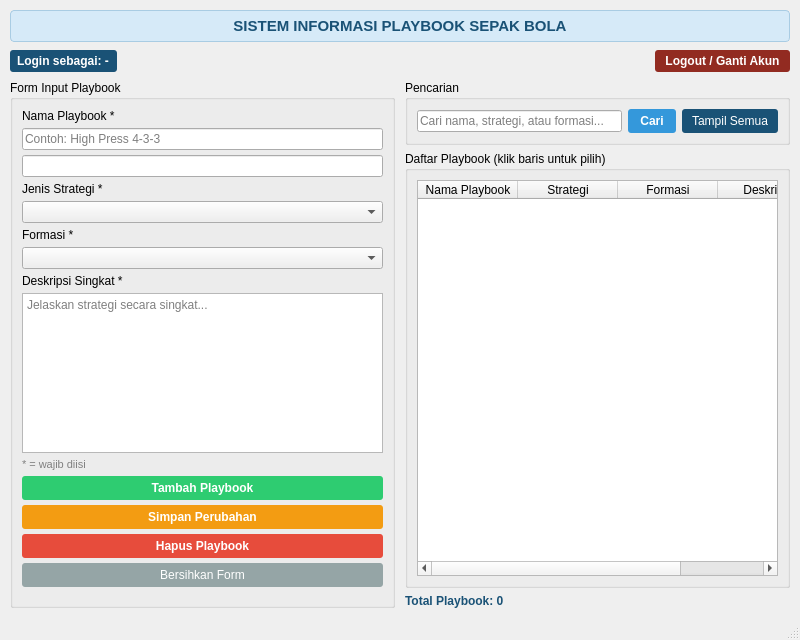
<?xml version="1.0" encoding="UTF-8"?>
<ui version="4.0">
 <class>MainWindow</class>
 <widget class="QMainWindow" name="MainWindow">
  <property name="geometry">
   <rect>
    <x>0</x>
    <y>0</y>
    <width>800</width>
    <height>640</height>
   </rect>
  </property>
  <property name="windowTitle">
   <string>Sistem Informasi Playbook Sepak Bola</string>
  </property>
  <widget class="QWidget" name="centralwidget">
   <layout class="QVBoxLayout" name="verticalLayout_main">
    <property name="spacing">
     <number>8</number>
    </property>
    <property name="leftMargin">
     <number>10</number>
    </property>
    <property name="topMargin">
     <number>10</number>
    </property>
    <property name="rightMargin">
     <number>10</number>
    </property>
    <property name="bottomMargin">
     <number>10</number>
    </property>

    <!-- JUDUL -->
    <item>
     <widget class="QLabel" name="lblJudul">
      <property name="text">
       <string>SISTEM INFORMASI PLAYBOOK SEPAK BOLA</string>
      </property>
      <property name="alignment">
       <set>Qt::AlignCenter</set>
      </property>
      <property name="styleSheet">
       <string>font-size: 15px; font-weight: bold; color: #1a5276; padding: 6px; background-color: #d6eaf8; border: 1px solid #a9cce3; border-radius: 4px;</string>
      </property>
     </widget>
    </item>

    <!-- BARIS INFO PERAN + TOMBOL LOGOUT -->
    <item>
     <layout class="QHBoxLayout" name="horizontalLayout_peran">
      <item>
       <widget class="QLabel" name="lblPeran">
        <property name="text">
         <string>Login sebagai: -</string>
        </property>
        <property name="styleSheet">
         <string>font-weight: bold; color: white; background-color: #1a5276; padding: 4px; border-radius: 3px;</string>
        </property>
       </widget>
      </item>
      <item>
       <spacer name="spacerPeran">
        <property name="orientation">
         <enum>Qt::Horizontal</enum>
        </property>
        <property name="sizeHint" stdset="0">
         <size>
          <width>40</width>
          <height>20</height>
         </size>
        </property>
       </spacer>
      </item>
      <item>
       <widget class="QPushButton" name="btnLogout">
        <property name="text">
         <string>Logout / Ganti Akun</string>
        </property>
        <property name="styleSheet">
         <string>background-color: #922b21; color: white; font-weight: bold; padding: 4px 10px; border-radius: 3px;</string>
        </property>
       </widget>
      </item>
     </layout>
    </item>

    <!-- AREA UTAMA: FORM KIRI + TABEL KANAN -->
    <item>
     <layout class="QHBoxLayout" name="horizontalLayout_main">
      <property name="spacing">
       <number>10</number>
      </property>

      <!-- ===== PANEL KIRI: FORM INPUT ===== -->
      <item>
       <widget class="QGroupBox" name="grpForm">
        <property name="title">
         <string>Form Input Playbook</string>
        </property>
        <property name="minimumWidth">
         <number>260</number>
        </property>
        <property name="maximumWidth">
         <number>280</number>
        </property>
        <layout class="QVBoxLayout" name="verticalLayout_form">
         <property name="spacing">
          <number>5</number>
         </property>

         <item>
          <widget class="QLabel" name="label_1">
           <property name="text">
            <string>Nama Playbook *</string>
           </property>
          </widget>
         </item>
         <item>
          <widget class="QLineEdit" name="txtNama">
           <property name="placeholderText">
            <string>Contoh: High Press 4-3-3</string>
           </property>
           <property name="maxLength">
            <number>60</number>
           </property>
          </widget>
         </item>

         <!-- Field tersembunyi simpan nama asli saat edit -->
         <item>
          <widget class="QLineEdit" name="txtNamaAsli">
           <property name="visible">
            <bool>false</bool>
           </property>
          </widget>
         </item>

         <item>
          <widget class="QLabel" name="label_2">
           <property name="text">
            <string>Jenis Strategi *</string>
           </property>
          </widget>
         </item>
         <item>
          <widget class="QComboBox" name="cmbStrategi"/>
         </item>

         <item>
          <widget class="QLabel" name="label_3">
           <property name="text">
            <string>Formasi *</string>
           </property>
          </widget>
         </item>
         <item>
          <widget class="QComboBox" name="cmbFormasi"/>
         </item>

         <item>
          <widget class="QLabel" name="label_4">
           <property name="text">
            <string>Deskripsi Singkat *</string>
           </property>
          </widget>
         </item>
         <item>
          <widget class="QPlainTextEdit" name="txtDeskripsi">
           <property name="placeholderText">
            <string>Jelaskan strategi secara singkat...</string>
           </property>
           <property name="minimumHeight">
            <number>80</number>
           </property>
           <property name="maximumHeight">
            <number>100</number>
           </property>
          </widget>
         </item>

         <item>
          <widget class="QLabel" name="label_5">
           <property name="text">
            <string>* = wajib diisi</string>
           </property>
           <property name="styleSheet">
            <string>color: gray; font-size: 11px;</string>
           </property>
          </widget>
         </item>

         <!-- Tombol Tambah -->
         <item>
          <widget class="QPushButton" name="btnTambah">
           <property name="text">
            <string>Tambah Playbook</string>
           </property>
           <property name="styleSheet">
            <string>background-color: #2ecc71; color: white; font-weight: bold; padding: 5px; border-radius: 3px;</string>
           </property>
          </widget>
         </item>

         <!-- Tombol Edit -->
         <item>
          <widget class="QPushButton" name="btnEdit">
           <property name="text">
            <string>Simpan Perubahan</string>
           </property>
           <property name="styleSheet">
            <string>background-color: #f39c12; color: white; font-weight: bold; padding: 5px; border-radius: 3px;</string>
           </property>
          </widget>
         </item>

         <!-- Tombol Hapus -->
         <item>
          <widget class="QPushButton" name="btnHapus">
           <property name="text">
            <string>Hapus Playbook</string>
           </property>
           <property name="styleSheet">
            <string>background-color: #e74c3c; color: white; font-weight: bold; padding: 5px; border-radius: 3px;</string>
           </property>
          </widget>
         </item>

         <!-- Tombol Bersihkan -->
         <item>
          <widget class="QPushButton" name="btnBersihkanForm">
           <property name="text">
            <string>Bersihkan Form</string>
           </property>
           <property name="styleSheet">
            <string>background-color: #95a5a6; color: white; padding: 5px; border-radius: 3px;</string>
           </property>
          </widget>
         </item>

         <item>
          <spacer name="verticalSpacer">
           <property name="orientation">
            <enum>Qt::Vertical</enum>
           </property>
           <property name="sizeHint" stdset="0">
            <size>
             <width>20</width>
             <height>40</height>
            </size>
           </property>
          </spacer>
         </item>

        </layout>
       </widget>
      </item>

      <!-- ===== PANEL KANAN: TABEL + PENCARIAN ===== -->
      <item>
       <layout class="QVBoxLayout" name="verticalLayout_right">
        <property name="spacing">
         <number>6</number>
        </property>

        <!-- Pencarian -->
        <item>
         <widget class="QGroupBox" name="grpCari">
          <property name="title">
           <string>Pencarian</string>
          </property>
          <layout class="QHBoxLayout" name="horizontalLayout_cari">
           <item>
            <widget class="QLineEdit" name="txtCari">
             <property name="placeholderText">
              <string>Cari nama, strategi, atau formasi...</string>
             </property>
            </widget>
           </item>
           <item>
            <widget class="QPushButton" name="btnCari">
             <property name="text">
              <string>Cari</string>
             </property>
             <property name="styleSheet">
              <string>background-color: #3498db; color: white; font-weight: bold; padding: 5px 12px; border-radius: 3px;</string>
             </property>
            </widget>
           </item>
           <item>
            <widget class="QPushButton" name="btnTampilSemua">
             <property name="text">
              <string>Tampil Semua</string>
             </property>
             <property name="styleSheet">
              <string>background-color: #1a5276; color: white; padding: 5px 10px; border-radius: 3px;</string>
             </property>
            </widget>
           </item>
          </layout>
         </widget>
        </item>

        <!-- Tabel Data -->
        <item>
         <widget class="QGroupBox" name="grpTabel">
          <property name="title">
           <string>Daftar Playbook (klik baris untuk pilih)</string>
          </property>
          <layout class="QVBoxLayout" name="verticalLayout_tabel">
           <item>
            <widget class="QTableWidget" name="tableWidget">
             <property name="alternatingRowColors">
              <bool>true</bool>
             </property>
             <property name="selectionMode">
              <enum>QAbstractItemView::SingleSelection</enum>
             </property>
             <property name="selectionBehavior">
              <enum>QAbstractItemView::SelectRows</enum>
             </property>
             <property name="editTriggers">
              <set>QAbstractItemView::NoEditTriggers</set>
             </property>
             <column>
              <property name="text">
               <string>Nama Playbook</string>
              </property>
             </column>
             <column>
              <property name="text">
               <string>Strategi</string>
              </property>
             </column>
             <column>
              <property name="text">
               <string>Formasi</string>
              </property>
             </column>
             <column>
              <property name="text">
               <string>Deskripsi</string>
              </property>
             </column>
            </widget>
           </item>
          </layout>
         </widget>
        </item>

        <!-- Label jumlah -->
        <item>
         <widget class="QLabel" name="lblJumlah">
          <property name="text">
           <string>Total Playbook: 0</string>
          </property>
          <property name="styleSheet">
           <string>font-weight: bold; color: #1a5276;</string>
          </property>
         </widget>
        </item>

       </layout>
      </item>

     </layout>
    </item>

   </layout>
  </widget>
  <widget class="QStatusBar" name="statusbar"/>
 </widget>
 <resources/>
 <connections/>
</ui>
